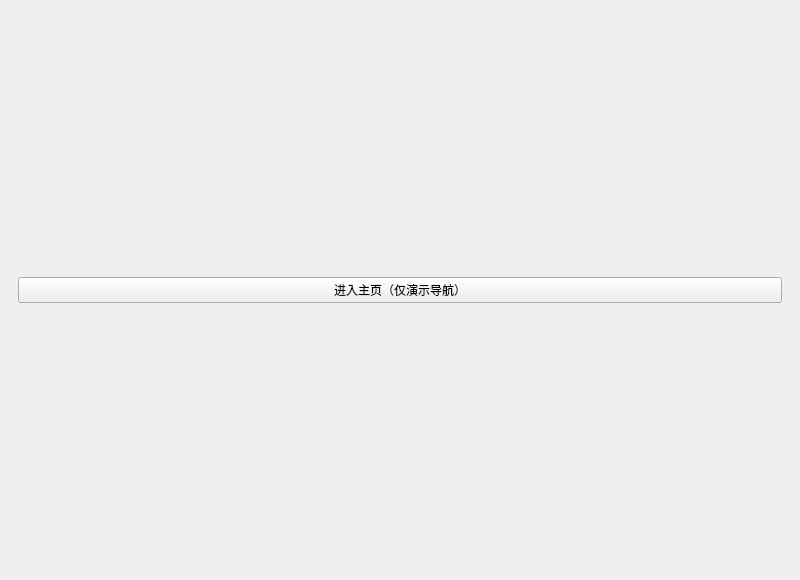
<?xml version="1.0" encoding="UTF-8"?>
<ui version="4.0">
 <class>MainWindow</class>
 <widget class="QMainWindow" name="MainWindow">
  <property name="geometry">
   <rect>
    <x>0</x>
    <y>0</y>
    <width>800</width>
    <height>580</height>
   </rect>
  </property>
  <property name="windowTitle">
   <string>44 堆叠页面与窗口切换</string>
  </property>
  <widget class="QWidget" name="centralwidget">
   <layout class="QVBoxLayout" name="verticalLayout">
    <item>
     <widget class="QStackedWidget" name="pages">
      <property name="currentIndex">
       <number>0</number>
      </property>
      <widget class="QWidget" name="loginPage">
       <layout class="QVBoxLayout" name="loginPageLayout">
        <item>
         <widget class="QPushButton" name="run">
          <property name="text">
           <string>进入主页（仅演示导航）</string>
          </property>
         </widget>
        </item>
       </layout>
      </widget>
      <widget class="QWidget" name="homePage">
       <layout class="QVBoxLayout" name="homePageLayout">
        <item>
         <widget class="QPushButton" name="back">
          <property name="text">
           <string>返回登录页</string>
          </property>
         </widget>
        </item>
       </layout>
      </widget>
     </widget>
    </item>
   </layout>
  </widget>
 </widget>
 <resources />
 <connections />
</ui>
